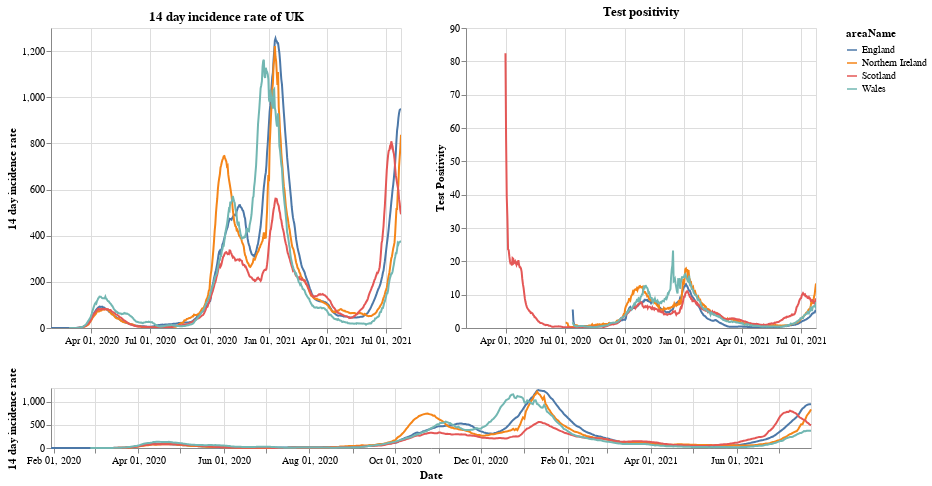

The code cell stored with this chart in its notebook:
### Markdown cell above
# Plots

First a plot with each country in the UK. The top right shows the positivity rate for (which is the percentage of registered tests which were positive) while the top left is the 14 day incidence rate. The bottom chart can be used to select the timeframe (does not work on a mobile device).

### Code cell
#collapse
brush = alt.selection(type='interval', name='DateBrush',encodings=['x'],fields=['Time'])
leg_selection = alt.selection_multi(fields=['areaName'], bind='legend')

base = alt.Chart(uk_cases).mark_line().encode(
    x=alt.X("yearmonthdate(date):T", axis=alt.Axis(title='Date')),
    y=alt.Y("twoWeeklyCasesRate:Q", axis=alt.Axis(title='14 day incidence rate')),
    tooltip=['areaName', 'date','twoWeeklyCasesRate', 'testPositivity'],
    color='areaName',
    opacity=alt.condition(leg_selection, alt.value(2), alt.value(0.1))
).add_selection(leg_selection).properties(width=350)

upper = base.encode(alt.X('yearmonthdate(date):T', axis=alt.Axis(title=''),
                         scale=alt.Scale(domain=brush))
                   ).properties(title=f'14 day incidence rate of UK')
upper_right = upper.encode(alt.Y('testPositivity:Q', axis=alt.Axis(title='Test Positivity'))).properties(title='Test positivity')
lower = base.properties(height=60, width = 760).add_selection(brush)

(upper | upper_right) & lower

### Figure 1 — Vega-Lite specification as saved in the notebook (floating-point values rounded to 4 significant figures; data arrays with more than 128 entries replaced by an {"elided": "..."} marker saying what was removed)
{"config": {"view": {"continuousWidth": 400, "continuousHeight": 300}}, "vconcat": [{"hconcat": [{"mark": "line", "encoding": {"color": {"type": "nominal", "field": "areaName"}, "opacity": {"condition": {"value": 2, "selection": "selector001"}, "value": 0.1}, "tooltip": [{"type": "nominal", "field": "areaName"}, {"type": "temporal", "field": "date"}, {"type": "quantitative", "field": "twoWeeklyCasesRate"}, {"type": "quantitative", "field": "testPositivity"}], "x": {"type": "temporal", "axis": {"title": ""}, "field": "date", "scale": {"domain": {"selection": "DateBrush"}}, "timeUnit": "yearmonthdate"}, "y": {"type": "quantitative", "axis": {"title": "14 day incidence rate"}, "field": "twoWeeklyCasesRate"}}, "selection": {"selector001": {"type": "multi", "fields": ["areaName"], "bind": "legend"}}, "title": "14 day incidence rate of UK", "width": 350}, {"mark": "line", "encoding": {"color": {"type": "nominal", "field": "areaName"}, "opacity": {"condition": {"value": 2, "selection": "selector001"}, "value": 0.1}, "tooltip": [{"type": "nominal", "field": "areaName"}, {"type": "temporal", "field": "date"}, {"type": "quantitative", "field": "twoWeeklyCasesRate"}, {"type": "quantitative", "field": "testPositivity"}], "x": {"type": "temporal", "axis": {"title": ""}, "field": "date", "scale": {"domain": {"selection": "DateBrush"}}, "timeUnit": "yearmonthdate"}, "y": {"type": "quantitative", "axis": {"title": "Test Positivity"}, "field": "testPositivity"}}, "selection": {"selector001": {"type": "multi", "fields": ["areaName"], "bind": "legend"}}, "title": "Test positivity", "width": 350}]}, {"mark": "line", "encoding": {"color": {"type": "nominal", "field": "areaName"}, "opacity": {"condition": {"value": 2, "selection": "selector001"}, "value": 0.1}, "tooltip": [{"type": "nominal", "field": "areaName"}, {"type": "temporal", "field": "date"}, {"type": "quantitative", "field": "twoWeeklyCasesRate"}, {"type": "quantitative", "field": "testPositivity"}], "x": {"type": "temporal", "axis": {"title": "Date"}, "field": "date", "timeUnit": "yearmonthdate"}, "y": {"type": "quantitative", "axis": {"title": "14 day incidence rate"}, "field": "twoWeeklyCasesRate"}}, "height": 60, "selection": {"selector001": {"type": "multi", "fields": ["areaName"], "bind": "legend"}, "DateBrush": {"type": "interval", "encodings": ["x"], "fields": ["Time"]}}, "width": 760}], "data": {"name": "data-06fdd0e1ed75ab8514ba5b592a6de0b4"}, "$schema": "https://vega.github.io/schema/vega-lite/v4.8.1.json", "datasets": {"data-06fdd0e1ed75ab8514ba5b592a6de0b4": {"elided": "2076 records"}}}
